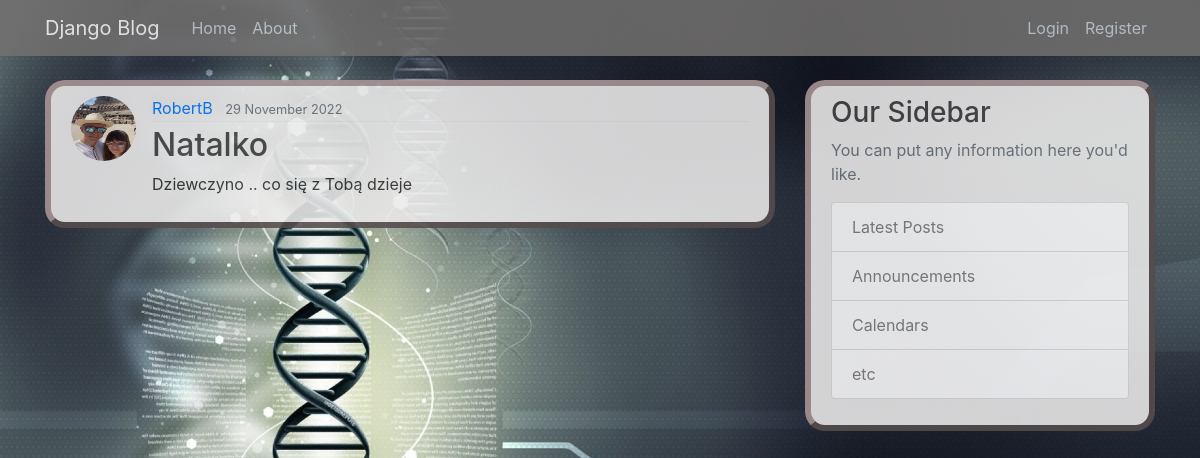
/post/41, run on the app's committed database.
### blog/models.py (models this page shows, shortened)
class Post(models.Model):
    title = models.CharField(max_length=100)
    content = models.TextField()
    date_posted = models.DateTimeField(default=timezone.now)
    author = models.ForeignKey(User, on_delete=models.CASCADE)

### users/models.py (models this page shows, shortened)
class Profile(models.Model):
    user = models.OneToOneField(User, on_delete=models.CASCADE)
    image = models.ImageField(default='default.jpg', upload_to='profile_pics')

### blog/views.py (the view)
# urls.py: path('post/<int:pk>', views.PostDetailView.as_view(), name='post-detail'),
class PostDetailView(DetailView):                             # Zachowane domyślne nazwy (w tamplacie nazwa zmiennej object)
    model = Post

### blog/templates/blog/post_detail.html (shortened to what this page needs)
{% extends "blog/base.html" %}
{% block content %}
         <article class="media content-section">
          <img class="rounded-circle article-img" src="{{ object.author.profile.image.url }}">
             <div class="media-body">
               <div class="article-metadata">
                 <a class="mr-2" href="#">{{ object.author }}</a>
                 <small class="text-muted">{{ object.date_posted|date:"d F Y" }}</small>
               </div>
               <h2 class="article-title">{{ object.title }}</h2>
               <p class="article-content">{{ object.content }}</p>
             </div>
           </article>
{% endblock content %}

### blog/static/blog/style.css (style rules this page uses)
body { background: #fafafa; color: #333333; margin-top: 5rem; background-image: url("/../media/med.jpg"); background-size: 100%; background-repeat: no-repeat; }
h1, h2, h3, h4, h5, h6 { color: #444444; }
.content-section { background: #ecebeb; padding: 10px 20px; border: 6px outset #aa9696; border-radius: 20px; margin-bottom: 20px; opacity: 88%; }
.article-title { color: #444444; }
.article-content { white-space: pre-line; }
.article-img { height: 65px; width: 65px; margin-right: 16px; }
.article-metadata { padding-bottom: 1px; margin-bottom: 4px; border-bottom: 1px solid #e3e3e3 }

### data on the page
Post: author.profile.image (picture), author "RobertB", date_posted "29 November 2022", title "Natalko", content "Dziewczyno .. co się z Tobą dzieje"
